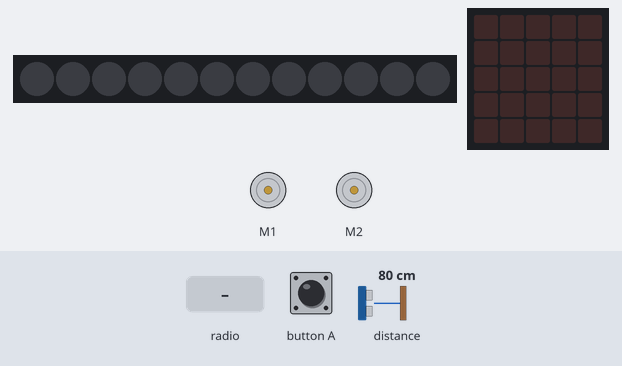
A program run on a simulated BBC micro:bit (MakeCode). On the bench: 12 RGB LEDs in strip order, left to right, 2 × DC motor (green arrow = forward, orange = backward, longer = faster), the board's 5×5 LED display. The test bench sets the inputs (shaded band); at power-on: distance to the obstacle 80 cm. Dim RGB values are drawn brighter than linear.

Above: at 1.2 s.
1.3 s: distance to the obstacle set to 21 cm
2.8 s: distance to the obstacle set to 18 cm
At 3.02 s:
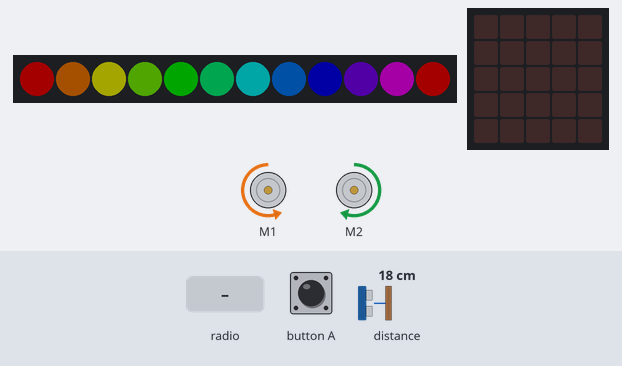
5.8 s: radio message "1" arrives
At 6.4 s:
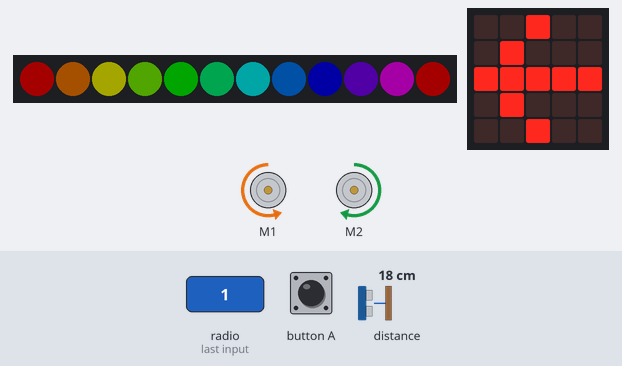
8.8 s: radio message "3" arrives
At 9.37 s:
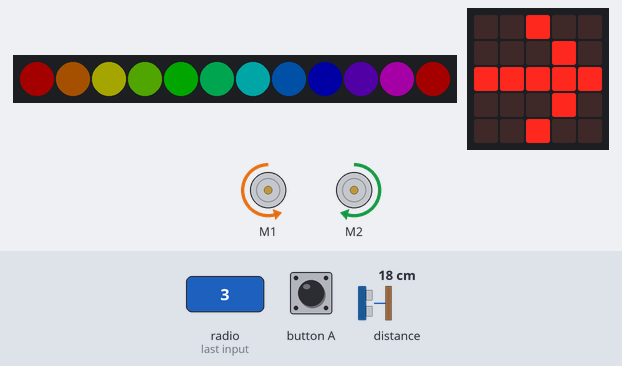
11.8 s: radio message "2" arrives
At 12.33 s:
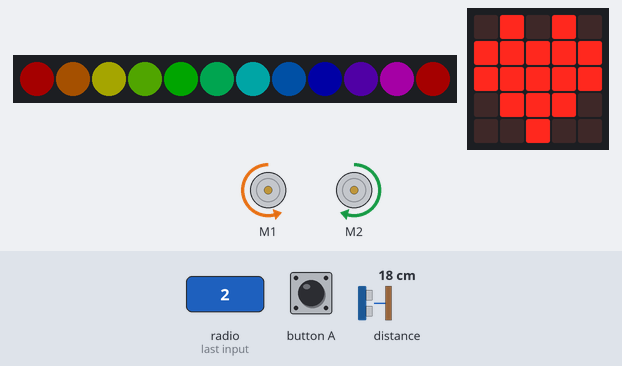
14.8 s: radio message "4" arrives
At 15.29 s:
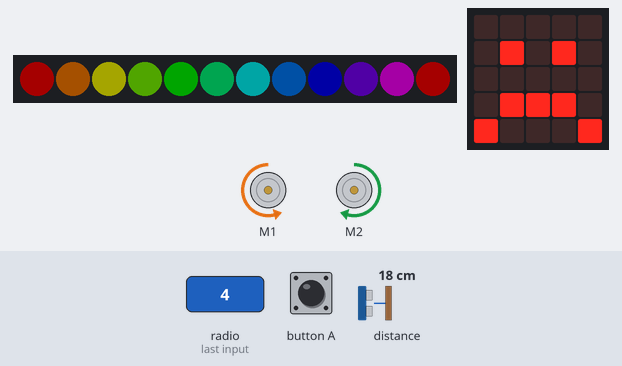
Timing chart, 0 to 18.8 s (numbered marks = the images above; inputs shaded):
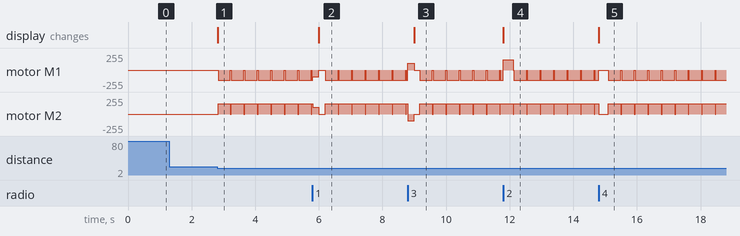

Measured:
- the behaviour switches between 20 and 19 cm on distance to the obstacle (found by bisection; images 0 and 1)
- after the input at 1.3 s, every drawn part: stays the same
- after the input at 2.8 s, motor M1: alternates backward 153/255 for 0.40 s and stopped for 0.02 s, starting at once; motor M2: alternates forward 153/255 for 0.40 s and stopped for 0.02 s, starting at once
- after the input at 5.8 s, the display: changes after 0.20 s (image 2)
- after the input at 8.8 s, the display: changes after 0.20 s (image 3)
- after the input at 11.8 s, the display: changes at once (image 4)
- after the input at 14.8 s, the display: changes at once (image 5)

The program:

main.ts
```typescript
radio.onReceivedNumber(function (receivedNumber) {
    if (receivedNumber == 1) {
        bitbot.rotatems(BBRobotDirection.Left, 40, 200)
        basic.showLeds(`
            . . # . .
            . # . . .
            # # # # #
            . # . . .
            . . # . .
            `)
    } else if (receivedNumber == 3) {
        bitbot.rotatems(BBRobotDirection.Right, 40, 200)
        basic.showLeds(`
            . . # . .
            . . . # .
            # # # # #
            . . . # .
            . . # . .
            `)
    } else if (receivedNumber == 2) {
        bitbot.go(BBDirection.Forward, 60)
        basic.showIcon(IconNames.Heart)
    } else if (receivedNumber == 4) {
        bitbot.stop(BBStopMode.Brake)
        basic.showIcon(IconNames.Sad)
    } else {

    }
})
input.onButtonPressed(Button.A, function () {
    radio.sendNumber(2)
})
input.onGesture(Gesture.TiltRight, function () {
    radio.sendNumber(3)
})
input.onGesture(Gesture.Shake, function () {
    radio.sendNumber(4)
})
input.onGesture(Gesture.TiltLeft, function () {
    radio.sendNumber(1)
})
radio.setGroup(29)
basic.forever(function () {

})
basic.forever(function () {
    if (bitbot.sonar(BBPingUnit.Centimeters) < 20) {
        bitbot.ledRainbow()
        bitbot.rotatems(BBRobotDirection.Left, 60, 400)
    } else {
        bitbot.ledClear()
    }
})
```

test.ts
```typescript
// testene settes inn her; disse vil ikke kompilert så lenge denne pakken blir brukt som en utvidelse.
```
